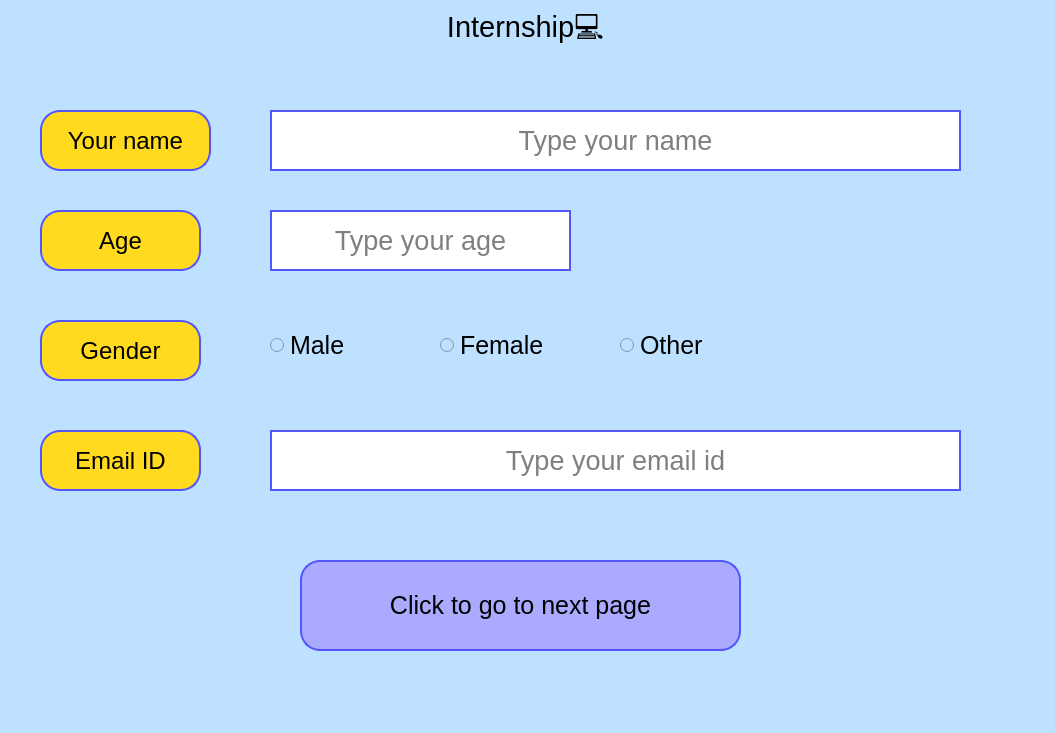
<?xml version="1.0" encoding="UTF-8"?>
<ui version="4.0">
 <class>MainWindow</class>
 <widget class="QMainWindow" name="MainWindow">
  <property name="geometry">
   <rect>
    <x>0</x>
    <y>0</y>
    <width>1055</width>
    <height>733</height>
   </rect>
  </property>
  <property name="font">
   <font>
    <pointsize>19</pointsize>
   </font>
  </property>
  <property name="windowTitle">
   <string>MainWindow</string>
  </property>
  <property name="styleSheet">
   <string notr="true">background-color: rgb(190, 225, 255)</string>
  </property>
  <widget class="QWidget" name="centralwidget">
   <widget class="QLabel" name="label_internship">
    <property name="geometry">
     <rect>
      <x>10</x>
      <y>0</y>
      <width>1031</width>
      <height>61</height>
     </rect>
    </property>
    <property name="font">
     <font>
      <pointsize>22</pointsize>
     </font>
    </property>
    <property name="text">
     <string>Internship💻</string>
    </property>
    <property name="alignment">
     <set>Qt::AlignCenter</set>
    </property>
   </widget>
   <widget class="QLabel" name="label_name">
    <property name="geometry">
     <rect>
      <x>40</x>
      <y>110</y>
      <width>171</width>
      <height>61</height>
     </rect>
    </property>
    <property name="font">
     <font>
      <pointsize>18</pointsize>
     </font>
    </property>
    <property name="styleSheet">
     <string notr="true">background-color:rgb(255, 218, 30);
border-radius:20px;
border:2px solid rgba(0,0,0,0);
border-color:rgb(85, 85, 255)</string>
    </property>
    <property name="text">
     <string>Your name</string>
    </property>
    <property name="alignment">
     <set>Qt::AlignCenter</set>
    </property>
   </widget>
   <widget class="QLabel" name="label_age">
    <property name="geometry">
     <rect>
      <x>40</x>
      <y>210</y>
      <width>161</width>
      <height>61</height>
     </rect>
    </property>
    <property name="font">
     <font>
      <pointsize>18</pointsize>
     </font>
    </property>
    <property name="styleSheet">
     <string notr="true">background-color:rgb(255, 218, 30);
border-radius:20px;
border:2px solid rgba(0,0,0,0);
border-color:rgb(85, 85, 255)</string>
    </property>
    <property name="text">
     <string>Age</string>
    </property>
    <property name="alignment">
     <set>Qt::AlignCenter</set>
    </property>
   </widget>
   <widget class="QLabel" name="label_gender">
    <property name="geometry">
     <rect>
      <x>40</x>
      <y>320</y>
      <width>161</width>
      <height>61</height>
     </rect>
    </property>
    <property name="font">
     <font>
      <pointsize>18</pointsize>
     </font>
    </property>
    <property name="styleSheet">
     <string notr="true">background-color:rgb(255, 218, 30);
border-radius:20px;
border:2px solid rgba(0,0,0,0);
border-color:rgb(85, 85, 255)</string>
    </property>
    <property name="text">
     <string>Gender</string>
    </property>
    <property name="alignment">
     <set>Qt::AlignCenter</set>
    </property>
   </widget>
   <widget class="QLabel" name="label_email_ID">
    <property name="geometry">
     <rect>
      <x>40</x>
      <y>430</y>
      <width>161</width>
      <height>61</height>
     </rect>
    </property>
    <property name="font">
     <font>
      <pointsize>18</pointsize>
     </font>
    </property>
    <property name="styleSheet">
     <string notr="true">background-color:rgb(255, 218, 30);
border-radius:20px;
border:2px solid rgba(0,0,0,0);
border-color:rgb(85, 85, 255)</string>
    </property>
    <property name="text">
     <string>Email ID</string>
    </property>
    <property name="alignment">
     <set>Qt::AlignCenter</set>
    </property>
   </widget>
   <widget class="QRadioButton" name="radioButton_input_male">
    <property name="geometry">
     <rect>
      <x>270</x>
      <y>320</y>
      <width>171</width>
      <height>51</height>
     </rect>
    </property>
    <property name="font">
     <font>
      <pointsize>19</pointsize>
     </font>
    </property>
    <property name="text">
     <string>Male</string>
    </property>
   </widget>
   <widget class="QRadioButton" name="radioButton_input_female">
    <property name="geometry">
     <rect>
      <x>440</x>
      <y>320</y>
      <width>171</width>
      <height>51</height>
     </rect>
    </property>
    <property name="font">
     <font>
      <pointsize>19</pointsize>
     </font>
    </property>
    <property name="text">
     <string>Female</string>
    </property>
   </widget>
   <widget class="QRadioButton" name="radioButton_input_other">
    <property name="geometry">
     <rect>
      <x>620</x>
      <y>320</y>
      <width>171</width>
      <height>51</height>
     </rect>
    </property>
    <property name="font">
     <font>
      <pointsize>19</pointsize>
     </font>
    </property>
    <property name="text">
     <string>Other</string>
    </property>
   </widget>
   <widget class="QPushButton" name="pushButton_next_page">
    <property name="geometry">
     <rect>
      <x>300</x>
      <y>560</y>
      <width>441</width>
      <height>91</height>
     </rect>
    </property>
    <property name="font">
     <font>
      <pointsize>19</pointsize>
     </font>
    </property>
    <property name="styleSheet">
     <string notr="true">background-color:rgb(170, 170, 255);
border-radius:20px;
border:2px solid rgba(0,0,0,0);
border-color:rgb(85, 85, 255);</string>
    </property>
    <property name="text">
     <string>Click to go to next page</string>
    </property>
   </widget>
   <widget class="QLineEdit" name="lineEdit_input_name">
    <property name="geometry">
     <rect>
      <x>270</x>
      <y>110</y>
      <width>691</width>
      <height>61</height>
     </rect>
    </property>
    <property name="font">
     <font>
      <pointsize>20</pointsize>
     </font>
    </property>
    <property name="styleSheet">
     <string notr="true">background-color:rgb(255, 255, 255);
padding:5px;
border:2px solid rgba(0,0,0,0);
border-color:rgb(85, 85, 255)</string>
    </property>
    <property name="alignment">
     <set>Qt::AlignCenter</set>
    </property>
    <property name="placeholderText">
     <string>Type your name</string>
    </property>
   </widget>
   <widget class="QLineEdit" name="lineEdit_input_age">
    <property name="geometry">
     <rect>
      <x>270</x>
      <y>210</y>
      <width>301</width>
      <height>61</height>
     </rect>
    </property>
    <property name="font">
     <font>
      <pointsize>20</pointsize>
     </font>
    </property>
    <property name="styleSheet">
     <string notr="true">background-color:rgb(255, 255, 255);
border:2px solid rgba(0,0,0,0);
border-color:rgb(85, 85, 255)</string>
    </property>
    <property name="alignment">
     <set>Qt::AlignCenter</set>
    </property>
    <property name="placeholderText">
     <string>Type your age</string>
    </property>
   </widget>
   <widget class="QLineEdit" name="lineEdit_input_email_ID">
    <property name="geometry">
     <rect>
      <x>270</x>
      <y>430</y>
      <width>691</width>
      <height>61</height>
     </rect>
    </property>
    <property name="font">
     <font>
      <pointsize>20</pointsize>
     </font>
    </property>
    <property name="styleSheet">
     <string notr="true">background-color:rgb(255, 255, 255);
padding:5px;
border:2px solid rgba(0,0,0,0);
border-color:rgb(85, 85, 255)</string>
    </property>
    <property name="alignment">
     <set>Qt::AlignCenter</set>
    </property>
    <property name="placeholderText">
     <string>Type your email id</string>
    </property>
   </widget>
  </widget>
  <widget class="QMenuBar" name="menubar">
   <property name="geometry">
    <rect>
     <x>0</x>
     <y>0</y>
     <width>1055</width>
     <height>26</height>
    </rect>
   </property>
  </widget>
  <widget class="QStatusBar" name="statusbar"/>
 </widget>
 <resources/>
 <connections/>
</ui>
